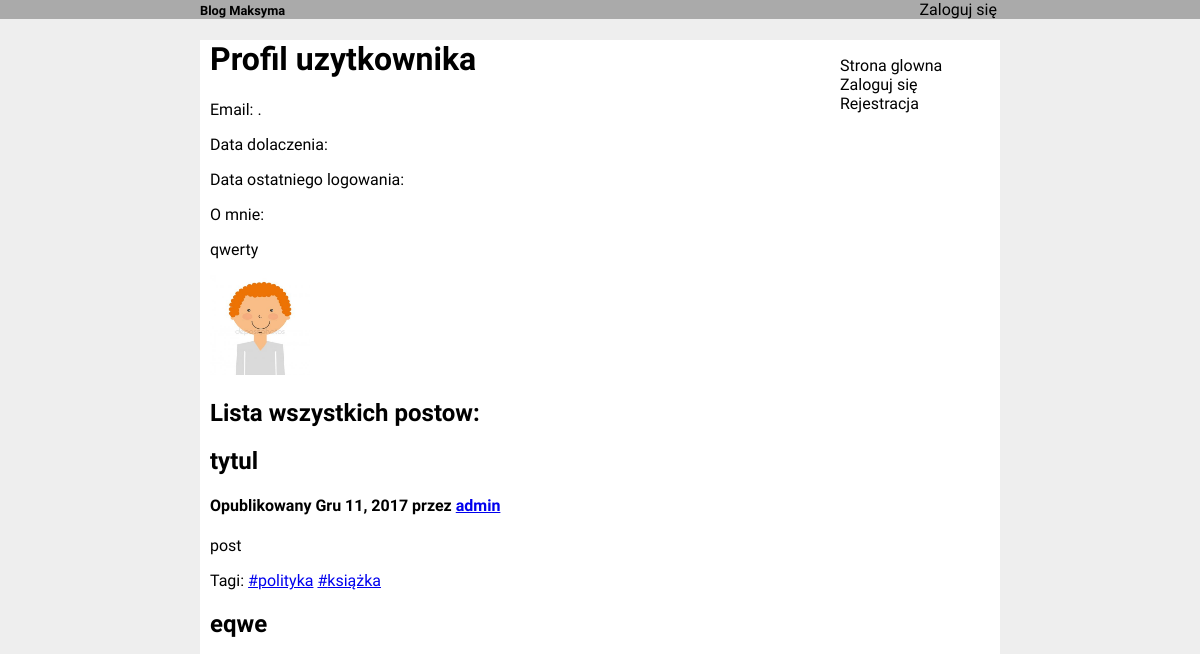
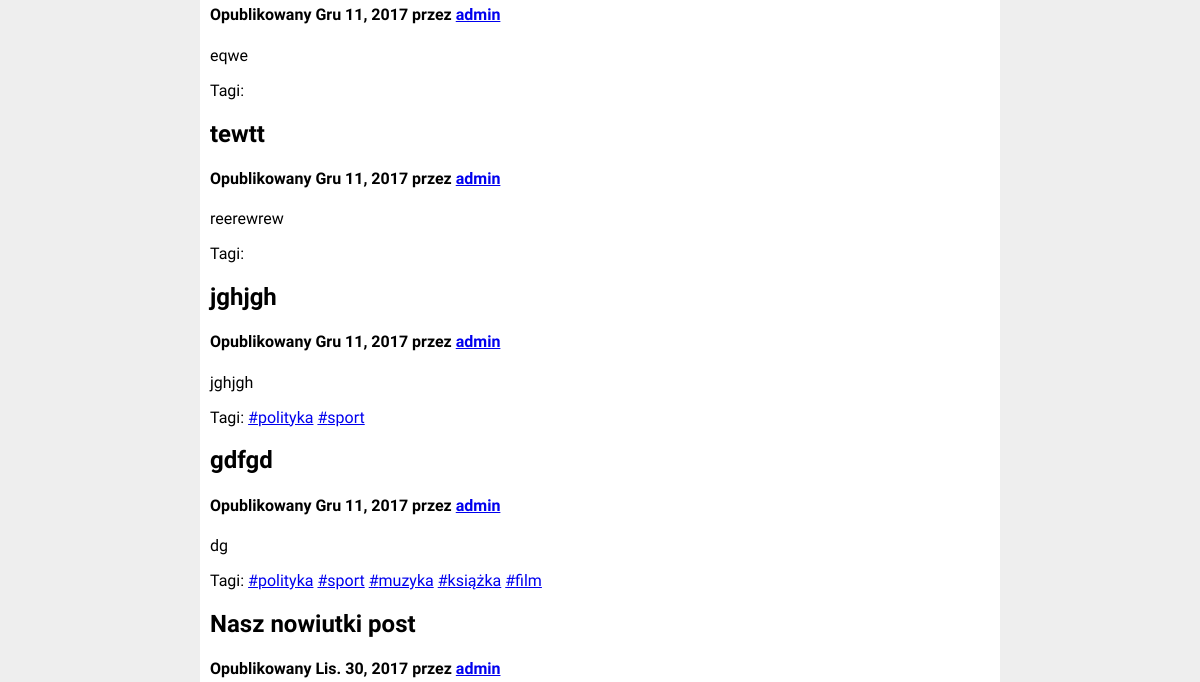
Page /profile/1/ (upper part) on the earlier database version (2 pictures, top to bottom).
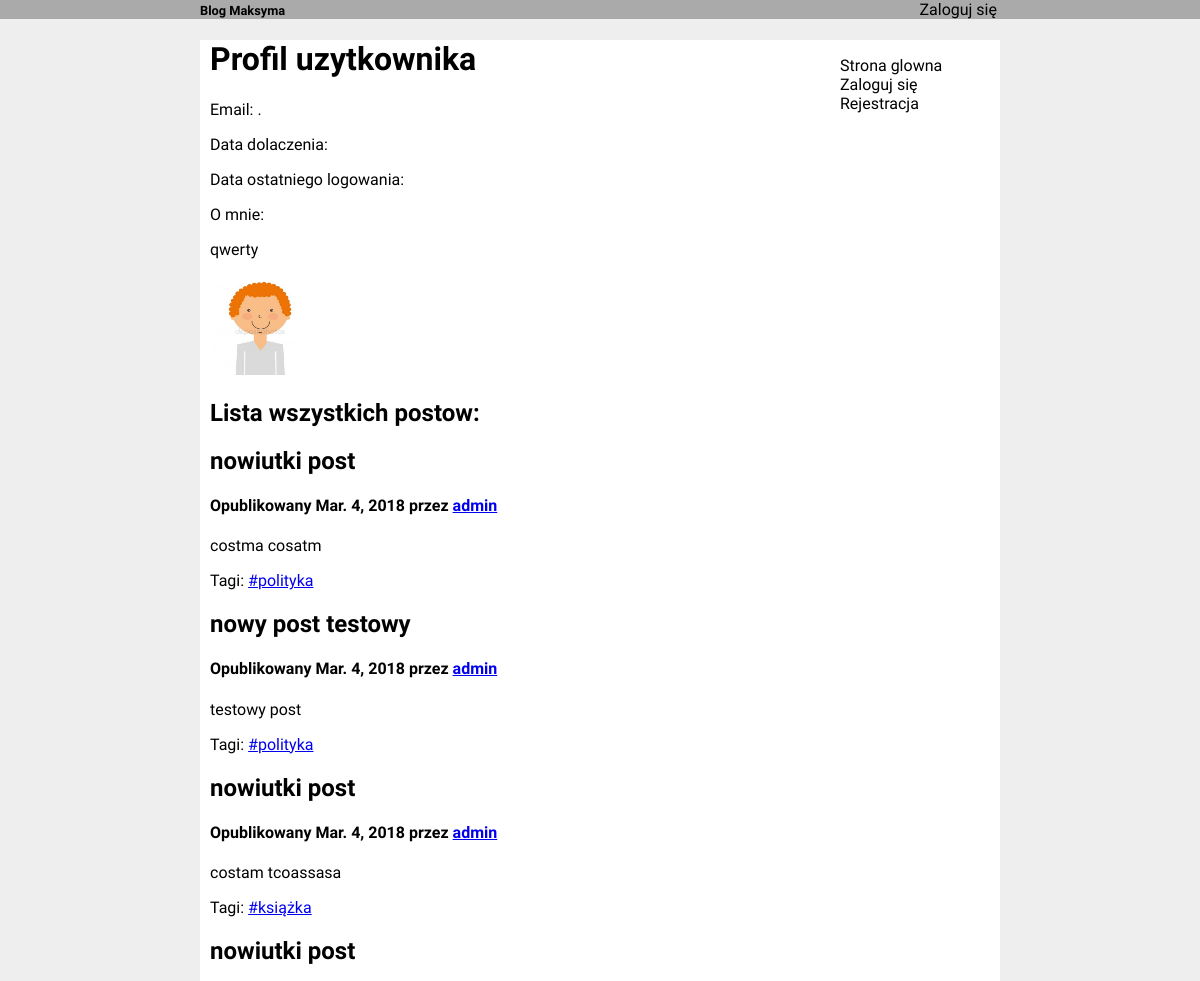
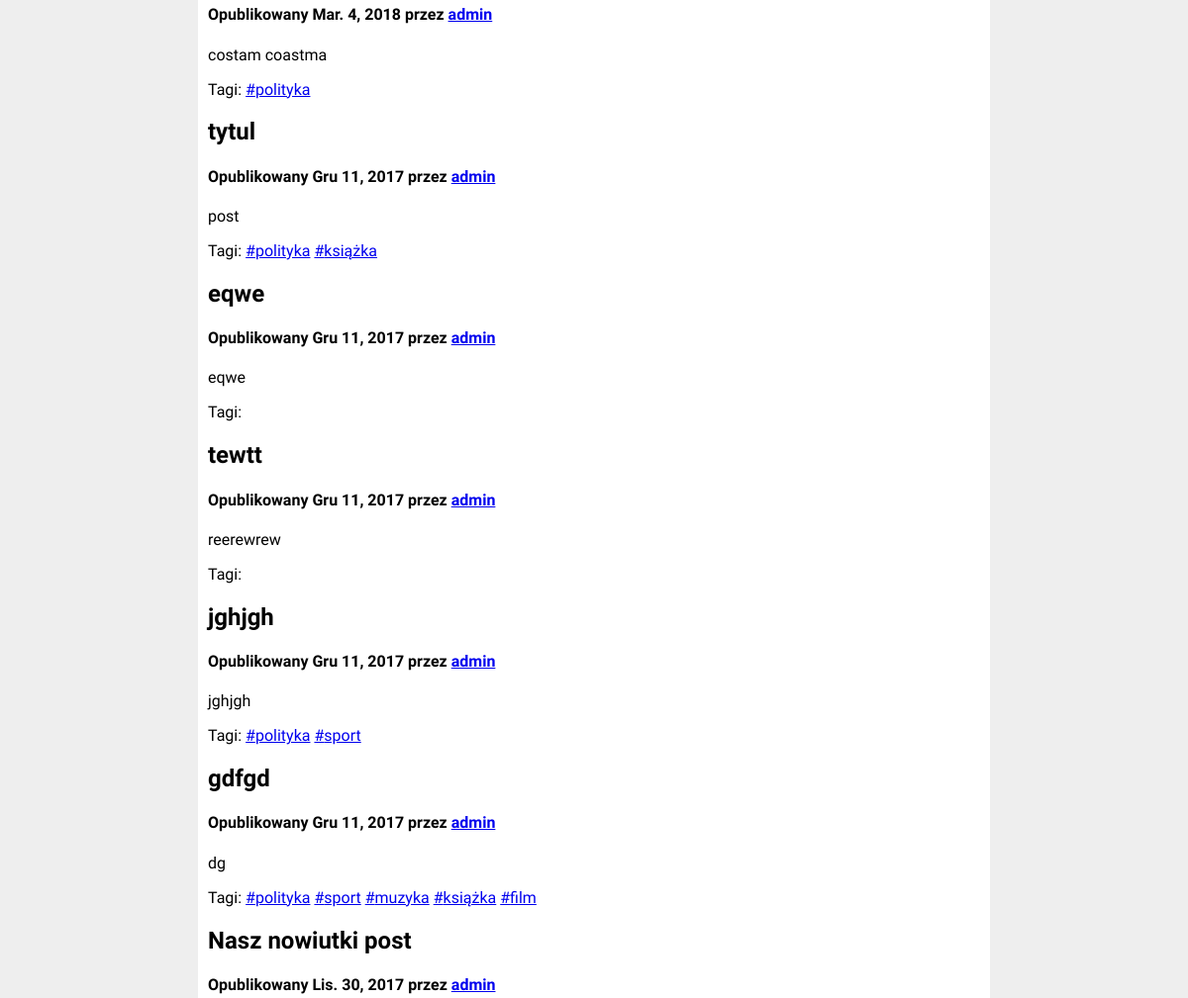
Same page on the later database version (2 pictures, top to bottom).
### blog/models.py (models this page shows, shortened)
class Profile(models.Model):
	user = models.OneToOneField(User, on_delete=models.CASCADE)
	description = models.CharField(max_length=1000, null=True)
	avatar = models.ImageField(upload_to='blog/static/blog/imgs/', default='blog/static/blog/imgs/default.svg')

class Post(models.Model):
	title  = models.CharField(max_length=200)
	content = models.CharField(max_length=10000)
	publish_date = models.DateField(default=datetime.datetime.now)
	edit_date	= models.DateField(null=True)
	user = models.ForeignKey(User)
	tags = models.ManyToManyField(Tag)
	class Meta:
		ordering = ['-publish_date']

class Tag(models.Model):
	name = models.CharField(max_length=200)

### blog/views.py (the view)
# urls.py: url(r'^profile/(?P<id>\d+)/$', views.view_profile, name="view_profile"),
def view_profile(request, id):
	profile = Profile.objects.get(user_id=id)
	posts = Post.objects.filter(user=profile.user)
	context = {
		'profile': profile,
		'posts': posts
	}
	return render(request, 'blog/user_name.html', context)

### blog/templates/blog/user_name.html
{% extends 'blog/base.html' %}
{% block content %}
<h1>Profil uzytkownika {{ profile.username }}</h1>
<p> Email: <strong>{{ profile.email }}</strong>.</p>
<p> Data dolaczenia: <strong>{{ profile.date_joined }}</strong> </p>
<p> Data ostatniego logowania: <strong>{{ profile.last_login }}</strong> </p>
{% if not profile.description == None %}
	<p> O mnie: <p>{{ profile.description }} </p> </p>
{% endif %}
<div>
	{% if profile.avatar == None %}
		<img width='100' height="100" src="" />
	{% else %}
		<img width='100' height="100" src='{{  profile.avatar.url|slice:"4:" }}' />
	{% endif %}
</div>
<h2> Lista wszystkich postow: </h2>
	{% for post in posts %}
		<div>
			<h2>{{ post.title }}</h2>
			<h4>Opublikowany  {{ post.publish_date }}
	 			przez <a href="{% url 'view_profile' post.user.id %}">{{ post.user.username }}</h4></a>
			<p> {{ post.content }}</p>
			<p> Tagi:
				{% for tag in post.tags.all %}
					<a href="{% url 'tag_view' tag.name %}">#{{ tag.name }}</a>
				{% endfor %}
			</p>
		</div>
	{% endfor %}
{% endblock %}

### blog/templates/blog/base.html (shortened to what this page needs)
<!DOCTYPE html>
<html>
<head>
	{% load static %}
	<link rel=stylesheet type="text/css" href="{% static 'blog/style.css' %}">
</head>
<body>
	<div id="header">
		<div id="headerContent">
			<h1> Blog Maksyma </h1>
			<span id="topmenu">
				<ul>
				{% if not user.is_authenticated %}
					<li><a href="{% url 'login' %}">Zaloguj się</a></li>
				{% else %}
					<li><a href="{% url 'index' %}">Strona glowna</a></li>
					<li><a href="{% url 'add_new_post' %}">Dodaj nowy post</a></li>
					<li><a href="{% url 'edit_profile' %}">Edycja profilu</a></li>
					<li><a href="{% url 'contact' %}">Kontakt</a></li>
					<li><a href="{% url 'logout' %}">Wyloguj się</a></li>
				{% endif %}
			</ul>
			</span>
		</div>
	</div>
	<div id="wrapper">
		<div id="menu">
			<ul>
				<li><a href="{% url 'index' %}">Strona glowna</a></li>
				{% if not user.is_authenticated %}
					<li><a href="{% url 'login' %}">Zaloguj się</a></li>
					<li><a href="{% url 'signup' %}" id="register_link">Rejestracja</a></li>
				{% endif %}
			</ul>
		</div>
		<div id="content">
			{% block content %}
			{% endblock %}
		</div>
	</div>
</body>
</html>

### blog/static/blog/style.css (style rules this page uses)
body { margin: 0; background-color: #eee; font-family: 'Raleway'; }
#wrapper { width: 800px; background: white; margin: 0 auto; }
#header, #footer { background: #aaa; margin: 0; }
#headerContent, #footerContent { width: 800px; margin: 0 auto; }
#header h1 { margin: 0; font-size: 80%; width: 20%; display: inline-block; }
#topmenu, #headerText, ul, { display: inline-block; }
#topmenu ul { margin: 0; display: inline-block; }
#topmenu { width: 80%; text-align: right; float: right; }
#topmenu li { display: inline-block; }
#menu { float: right; width: 200px; }
#menu ul { list-style-type: none; }
#content { width: 600px; padding: 0 10px; }
#menu a, #topmenu a { text-decoration: none; color: inherit; }
#topmenu li { border-right: 1px solid black; padding-right: 3px; }
#topmenu li:last-child { border-right: none; }

Differences in the rows shown:
added Post: title "nowiutki post", publish_date "Mar. 4, 2018", user.username "admin", content "costma cosatm", Tag (name "polityka")
added Post: title "nowy post testowy", publish_date "Mar. 4, 2018", user.username "admin", content "testowy post", Tag (name "polityka")
added Post: title "nowiutki post", publish_date "Mar. 4, 2018", user.username "admin", content "costam tcoassasa", Tag (name "książka")
added Post: title "nowiutki post", publish_date "Mar. 4, 2018", user.username "admin", content "costam coastma", Tag (name "polityka")
